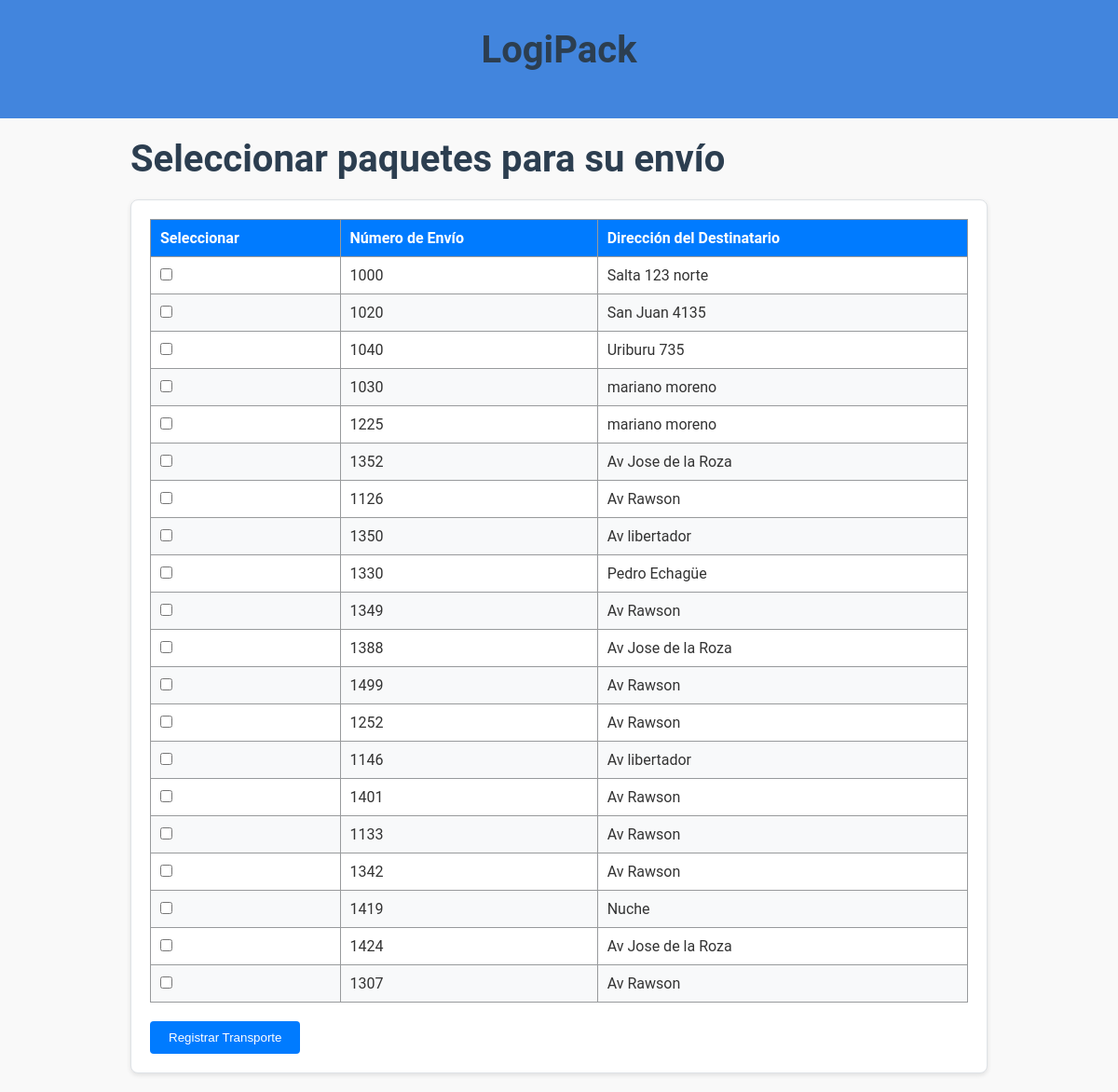
/funcion3?sucursal=1, run on an earlier commit of the app's database.
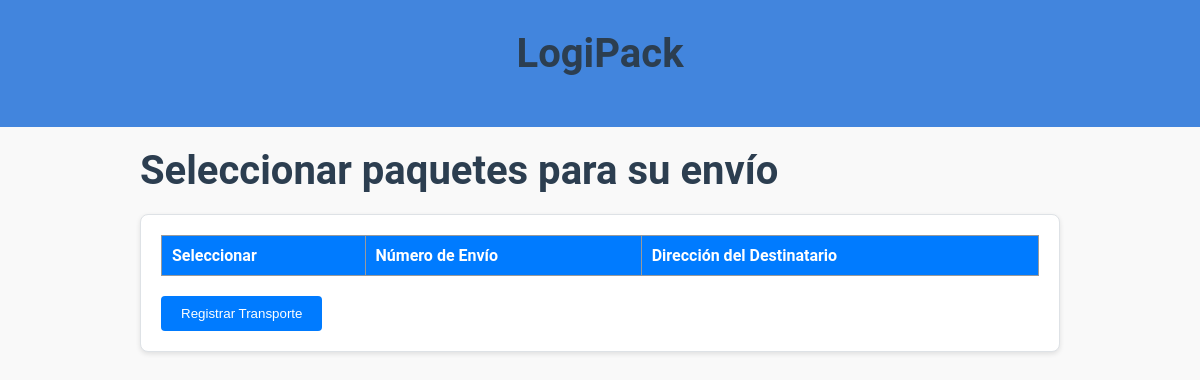
And on a later commit of the database.
### model.py (models this page shows)
class Paquete(db.Model):
    __tablename__ = 'paquete'
    id = db.Column(db.Integer, primary_key=True)
    numeroenvio = db.Column(db.Integer)
    peso = db.Column(db.Integer)
    nomdestinatario = db.Column(db.String(60))
    dirdestinatario = db.Column(db.String(100))
    entregado = db.Column(db.Boolean, nullable=False, default=False)
    observaciones = db.Column(db.Text)
    idsucursal = db.Column(db.Integer, db.ForeignKey('sucursal.id'))
    idtransporte = db.Column(db.Integer, db.ForeignKey('transporte.id'))
    idrepartidor = db.Column(db.Integer, db.ForeignKey('repartidor.id'))

### app.py (the view)
@app.route("/funcion3", methods=['GET', 'POST'])
def funcion3():
    if request.method == 'POST':
        paquete_ids = request.form.getlist('paquetes')
        id_sucursal = request.form.get('id_sucursal')
        if not paquete_ids:
            flash("No se han seleccionado paquetes para el transporte", "error")
            return redirect(url_for('funcion3', sucursal=id_sucursal))
        try:
            transporte = Transporte(
                numerotransporte=random.randint(1000, 1500),
                fechahorasalida=datetime.now(),
                fechahorallegada=None,
                idsucursal=id_sucursal
            )
            db.session.add(transporte)
            db.session.commit()
            for paquete_id in paquete_ids:
                paquete = Paquete.query.get(paquete_id)
                paquete.idtransporte = transporte.id
                paquete.entregado = 1
                db.session.commit()
            flash("Transporte registrado con éxito", "success")
        except Exception as e:
            db.session.rollback()
            flash("Error al registrar el transporte", "error")
        return redirect(url_for('funcion1'))
    else:
        id_sucursal = request.args.get('sucursal')
        if not id_sucursal:
            return redirect(url_for('funcion1'))
        paquetes = Paquete.query.filter_by(entregado=0, idrepartidor=0).all() # , idsucursal=id_sucursal filtro por sucursal
        return render_template('funcion3.html', paquetes=paquetes, id_sucursal=id_sucursal)

### templates/funcion3.html (shortened to what this page needs)
<!DOCTYPE html>
<html lang="es">
<head>
    <link rel="stylesheet" href="{{ url_for('static', filename='funcion3.css') }}">
</head>
<body>
    <header class="header">
        <div class="container">
            <h1>LogiPack</h1>
        </div>
    </header>
    <div class="container">
        <h1>Seleccionar paquetes para su envío</h1>
        <form method="POST">
            <table>
                <thead>
                    <tr>
                        <th>Seleccionar</th>
                        <th>Número de Envío</th>
                        <th>Dirección del Destinatario</th>
                    </tr>
                </thead>
                <tbody>
                    {% for paquete in paquetes %}
                        <tr>
                            <td><input type="checkbox" name="paquetes" value="{{ paquete.id }}"></td>
                            <td>{{ paquete.numeroenvio }}</td>
                            <td>{{ paquete.dirdestinatario }}</td>
                        </tr>
                    {% endfor %}
                </tbody>
            </table>
            <button type="submit">Registrar Transporte</button>
        </form>
    </div>
</body>
</html>

What changed in the data, as far as the page shows it:
no longer on this page (row edited): Paquete: numeroenvio "1000", dirdestinatario "Salta 123 norte"
no longer on this page (row edited): Paquete: numeroenvio "1020", dirdestinatario "San Juan 4135"
no longer on this page (row edited): Paquete: numeroenvio "1040", dirdestinatario "Uriburu 735"
no longer on this page (row edited): Paquete: numeroenvio "1030", dirdestinatario "mariano moreno"
no longer on this page (row edited): Paquete: numeroenvio "1225", dirdestinatario "mariano moreno"
no longer on this page (row edited): Paquete: numeroenvio "1352", dirdestinatario "Av Jose de la Roza"
no longer on this page (row edited): Paquete: numeroenvio "1126", dirdestinatario "Av Rawson"
no longer on this page (row edited): Paquete: numeroenvio "1350", dirdestinatario "Av libertador"
no longer on this page (row edited): Paquete: numeroenvio "1330", dirdestinatario "Pedro Echagüe"
no longer on this page (row edited): Paquete: numeroenvio "1349", dirdestinatario "Av Rawson"
no longer on this page (row edited): Paquete: numeroenvio "1388", dirdestinatario "Av Jose de la Roza"
no longer on this page (row edited): Paquete: numeroenvio "1499", dirdestinatario "Av Rawson"
no longer on this page (row edited): Paquete: numeroenvio "1252", dirdestinatario "Av Rawson"
no longer on this page (row edited): Paquete: numeroenvio "1146", dirdestinatario "Av libertador"
no longer on this page (row edited): Paquete: numeroenvio "1401", dirdestinatario "Av Rawson"
no longer on this page (row edited): Paquete: numeroenvio "1133", dirdestinatario "Av Rawson"
no longer on this page (row edited): Paquete: numeroenvio "1342", dirdestinatario "Av Rawson"
no longer on this page (row edited): Paquete: numeroenvio "1419", dirdestinatario "Nuche"
no longer on this page (row edited): Paquete: numeroenvio "1424", dirdestinatario "Av Jose de la Roza"
no longer on this page (row edited): Paquete: numeroenvio "1307", dirdestinatario "Av Rawson"
